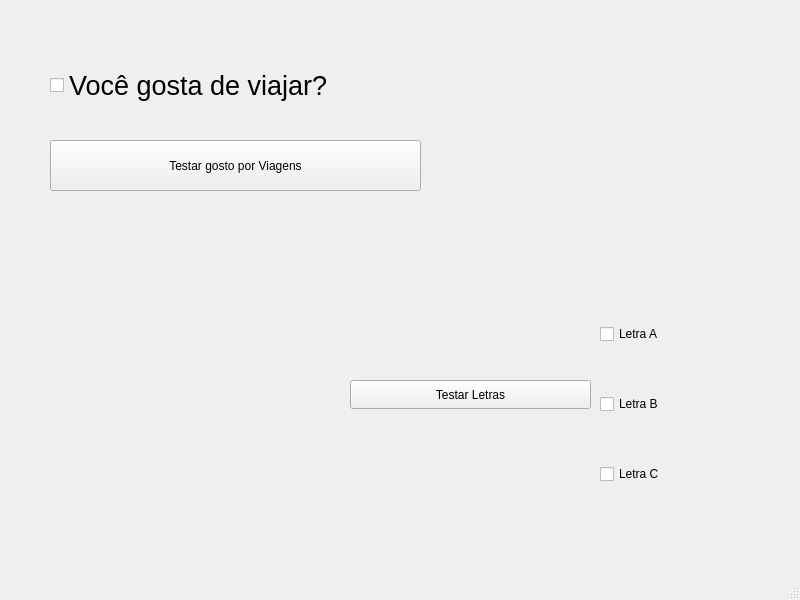
<?xml version="1.0" encoding="UTF-8"?>
<ui version="4.0">
 <class>MainWindow</class>
 <widget class="QMainWindow" name="MainWindow">
  <property name="geometry">
   <rect>
    <x>0</x>
    <y>0</y>
    <width>800</width>
    <height>600</height>
   </rect>
  </property>
  <property name="windowTitle">
   <string>MainWindow</string>
  </property>
  <widget class="QWidget" name="centralwidget">
   <widget class="QCheckBox" name="checkBoxViajar">
    <property name="geometry">
     <rect>
      <x>50</x>
      <y>50</y>
      <width>591</width>
      <height>71</height>
     </rect>
    </property>
    <property name="font">
     <font>
      <pointsize>20</pointsize>
     </font>
    </property>
    <property name="text">
     <string>Você gosta de viajar?</string>
    </property>
   </widget>
   <widget class="QPushButton" name="btnViajar">
    <property name="geometry">
     <rect>
      <x>50</x>
      <y>140</y>
      <width>371</width>
      <height>51</height>
     </rect>
    </property>
    <property name="text">
     <string>Testar gosto por Viagens</string>
    </property>
   </widget>
   <widget class="QWidget" name="verticalLayoutWidget">
    <property name="geometry">
     <rect>
      <x>600</x>
      <y>280</y>
      <width>171</width>
      <height>251</height>
     </rect>
    </property>
    <layout class="QVBoxLayout" name="verticalLayout">
     <item>
      <widget class="QCheckBox" name="cbLetraA">
       <property name="text">
        <string>Letra A</string>
       </property>
      </widget>
     </item>
     <item>
      <widget class="QCheckBox" name="cbLetraB">
       <property name="text">
        <string>Letra B</string>
       </property>
      </widget>
     </item>
     <item>
      <widget class="QCheckBox" name="cbLetraC">
       <property name="text">
        <string>Letra C</string>
       </property>
      </widget>
     </item>
    </layout>
   </widget>
   <widget class="QPushButton" name="btnTestarLetra">
    <property name="geometry">
     <rect>
      <x>350</x>
      <y>380</y>
      <width>241</width>
      <height>29</height>
     </rect>
    </property>
    <property name="text">
     <string>Testar Letras</string>
    </property>
   </widget>
  </widget>
  <widget class="QMenuBar" name="menubar">
   <property name="geometry">
    <rect>
     <x>0</x>
     <y>0</y>
     <width>800</width>
     <height>22</height>
    </rect>
   </property>
  </widget>
  <widget class="QStatusBar" name="statusbar"/>
 </widget>
 <resources/>
 <connections/>
</ui>
